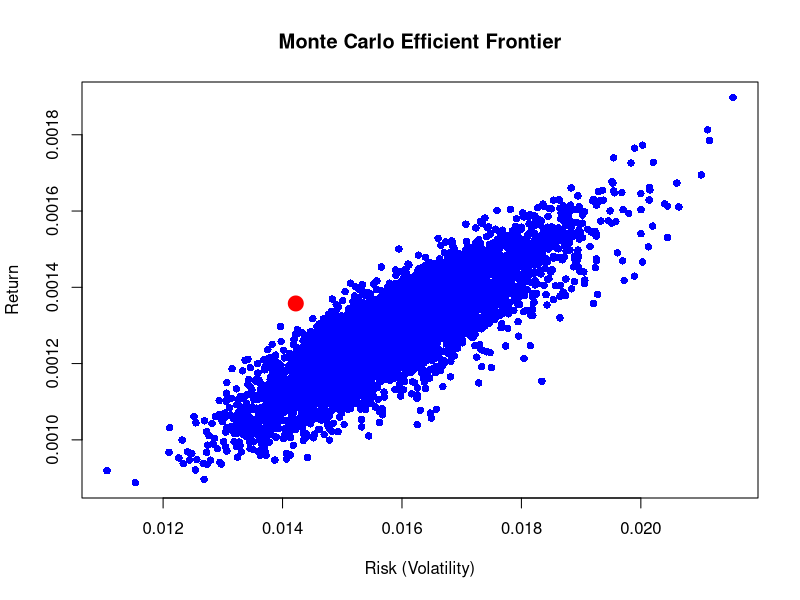

Source code (R):
# Load libraries
library(tidyverse)

# Load returns dataset
returns <- read.csv("data/stock_returns.csv")

# Remove date column
returns_matrix <- returns %>% select(-date)

# Convert to matrix
returns_matrix <- as.matrix(returns_matrix)

# Number of assets
num_assets <- ncol(returns_matrix)

# Number of simulations
num_portfolios <- 5000

# Initialize results
results <- data.frame(
  Return = numeric(num_portfolios),
  Risk = numeric(num_portfolios),
  Sharpe = numeric(num_portfolios)
)

# Store weights
weights_list <- matrix(NA, nrow = num_portfolios, ncol = num_assets)

# Mean returns & covariance
mean_returns <- colMeans(returns_matrix)
cov_matrix <- cov(returns_matrix)

# Risk-free rate (daily approx)
risk_free_rate <- 0.02 / 252

# Monte Carlo Simulation
for (i in 1:num_portfolios) {
  
  # Generate random weights
  weights <- runif(num_assets)
  weights <- weights / sum(weights)
  
  weights_list[i, ] <- weights
  
  # Portfolio return
  portfolio_return <- sum(weights * mean_returns)
  
  # Portfolio risk
  portfolio_risk <- sqrt(t(weights) %*% cov_matrix %*% weights)
  
  # Sharpe ratio
  sharpe <- (portfolio_return - risk_free_rate) / portfolio_risk
  
  # Store results
  results$Return[i] <- portfolio_return
  results$Risk[i] <- portfolio_risk
  results$Sharpe[i] <- sharpe
}

# Combine results
portfolio_results <- cbind(results, weights_list)

# Find best portfolio (max Sharpe)
best_portfolio <- portfolio_results[which.max(portfolio_results$Sharpe), ]

print("Best Portfolio (Monte Carlo):")
print(best_portfolio)

# Save results
write.csv(portfolio_results, "data/monte_carlo_results.csv", row.names = FALSE)
write.csv(best_portfolio, "data/monte_carlo_best.csv", row.names = FALSE)

# Plot Efficient Frontier
png("visuals/monte_carlo_frontier.png", width = 800, height = 600)

plot(
  portfolio_results$Risk,
  portfolio_results$Return,
  col = "blue",
  pch = 16,
  xlab = "Risk (Volatility)",
  ylab = "Return",
  main = "Monte Carlo Efficient Frontier"
)

# Highlight best portfolio
points(
  best_portfolio$Risk,
  best_portfolio$Return,
  col = "red",
  pch = 19,
  cex = 2
)

dev.off()

print("Monte Carlo Simulation Completed!")
